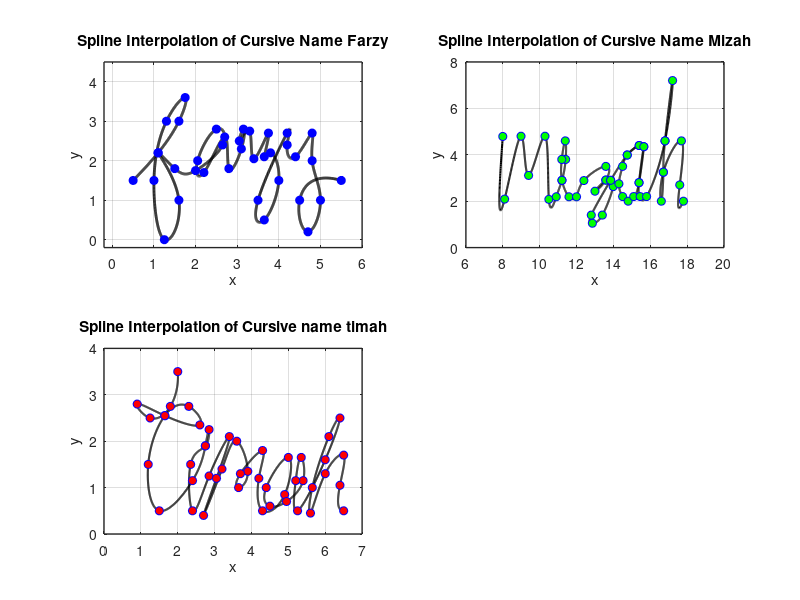

The MATLAB script that drew this image:
% Define data points for x and y coordinates
x = [0.5 1.1 1.6 1.75 1.3 1 1.25 1.6 1.1 1.5 2 2.65 2.5 2.05 2.2 2.7 2.8 3.1 3.15 3.05 3.3 3.4 3.75 3.65 3.8 4 3.65 3.5 4.2 4.2 4.4 4.8 4.8 5 4.7 4.5 5.5];
y = [1.5 2.2 3 3.6 3 1.5 0 1 2.2 1.8 1.75 2.4 2.8 2 1.7 2.6 1.8 2.3 2.8 2.5 2.75 2.05 2.7 2.1 2.2 1.5 0.5 1 2.7 2.4 2.1 2.7 2 1 0.2 1 1.5];

n = length(x);
t = 0:n-1; % Parametric coordinate t
tt = 0:0.01:n-1; % More dense coordinate tt for spline interpolation

% Compute spline interpolation
 xx = spline(t, x, tt);
 yy = spline(t, y, tt);

 % Plot settings
 figure(1)
 subplot(2,2,1);
 plot(xx, yy, 'k', 'LineWidth', 2) % plot spline
 hold on
 plot(x, y, 'bo', 'MarkerFaceColor', 'b') % plot data points
 axis([-0.2 6 -0.2 4.5])
 grid on
 title('Spline Interpolation of Cursive Name Farzy')
 xlabel('x')
 ylabel('y')
 set(gca, 'FontSize', 10, 'LineWidth', 1)
 grid on

  % Define data points for x and y coordinates
x = [8 8.1 8.99 9.4 10.29 10.5 10.9 11.21 11.41 11.39 11.2 11.21 11.59 12 12.4 13.59 13.59 13 13.59 13.85 13.99 13.4 12.86 12.8 13.85 14.75 15.4 15.65 15.4 14.75 14.5 14.3 14.5 14.8 15.1 15.39 15.65 15.39 15.45 15.8 16.8 17.21 16.8 16.71 16.6 16.71 17.69 17.6 17.8];
y = [4.79 2.09 4.8 3.11 4.8 2.08 2.19 2.9 3.8 4.6 3.8 2.9 2.19 2.19 2.89 3.5 2.91 2.43 2.91 2.9 2.63 1.4 1.05 1.4 2.9 3.99 4.4 4.35 4.4 3.99 3.5 2.75 2.2 2 2.2 2.8 4.35 2.8 2.2 2.2 4.6 7.2 4.6 3.25 2 3.25 4.6 2.7 2];

n = length(x);
t = 0:n-1; % Parametric coordinate t
tt = 0:0.01:n-1; % More dense coordinate tt for spline interpolation

% Compute spline interpolation
xx = spline(t, x, tt);
yy = spline(t, y, tt);

% Plot settings
figure(1)
subplot(2,2,2);
plot(xx, yy, 'k', 'LineWidth', 1.5) % plot spline
hold on
plot(x, y, 'bo', 'MarkerFaceColor', 'g') % plot data points
axis([6 20 0 8])
grid on
title('Spline Interpolation of Cursive Name Mizah')
xlabel('x')
ylabel('y')
set(gca, 'FontSize', 10, 'LineWidth', 1)
grid on

% Data for the name 'timah'
x3 = [2 1.8 1.25 0.9 1.65 2.6 2.3 1.65 1.2 1.5... % for letter 't'
    2.4 2.75 2.85 2.75 2.35 2.4... % for letter 'i'
    2.85 3.4 3.05 2.7 3.2 3.6 3.9 3.65 3.7 4.3 4.2 4.3... % for letter 'm'
    4.9 5 4.4 4.5 4.95 5.4 5.35 5.2 5.25... % for letter 'a'
    6 6.4 6.1 5.65 5.6 6 6.5 6.4 6.5]; % for letter 'h'
y3 = [3.5 2.75 2.5 2.8 2.55 2.35 2.75 2.55 1.5 0.5... % for letter 't'
    1.15 1.9 2.25 1.9 1.5 0.5... % for letter 'i'
    1.25 2.1 1.2 0.4 1.4 2 1.35 1 1.3 1.8 1.2 0.5... % for letter 'm'
    0.85 1.65 1 0.6 0.7 1.15 1.65 1.15 0.5... %for letter 'a'
    1.6 2.5 2.1 1 0.45 1.3 1.7 1.05 0.5]; %for letter 'h'

n = length(x3);
t3 = 0:n-1;
tt3 = 0:0.01:n-1;

xx3 = spline(t3, x3, tt3);
yy3 = spline(t3, y3, tt3);

% plotting the names
figure (1)
subplot(2,2,3);
plot (xx3, yy3, 'k', 'LineWidth', 1.5)
hold on
plot (x3, y3, 'bo', 'MarkerFaceColor','r')
axis([0 7 0 4])
grid on
title ('Spline Interpolation of Cursive name timah')
xlabel('x')
ylabel('y')
set (gca, 'Fontsize', 10, 'LineWidth', 1)
grid on
